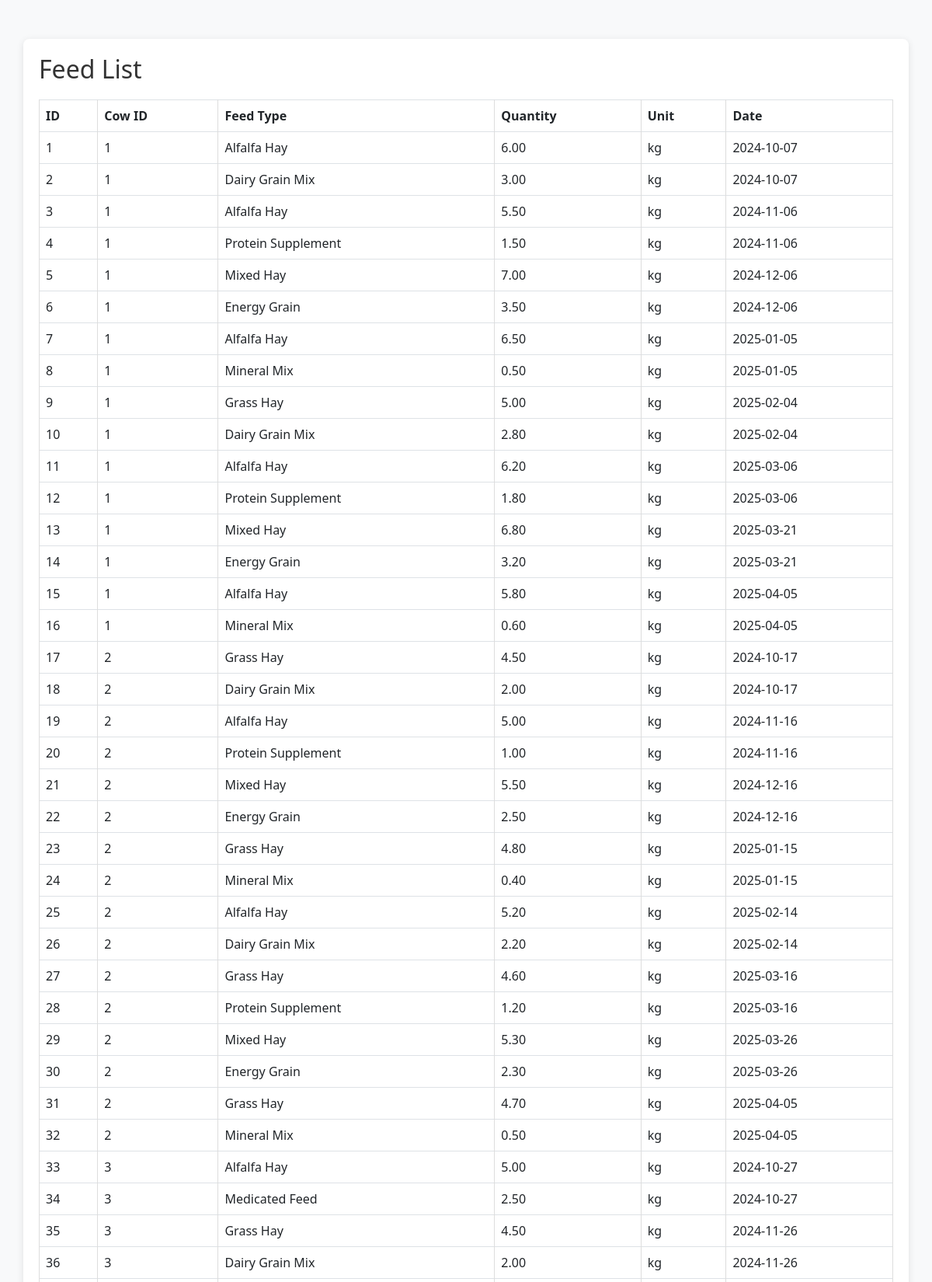
Screenshot of /Farm/views/feed/list.php (signed in, upper part) with the database file from the repository.
### tables this page shows
CREATE TABLE `feed_records` (
  `id` int(11) NOT NULL,
  `cow_id` varchar(50) NOT NULL,
  `date` date NOT NULL,
  `feed_type` varchar(255) NOT NULL,
  `quantity` decimal(10,2) NOT NULL,
  `unit` varchar(50) NOT NULL
);

### Farm/models/FeedRecord.php (called while the page is built, shortened)
<?php
class FeedRecord {
    private $pdo;
    public function __construct($pdo) {
        $this->pdo = $pdo;
    }
    public function getAllFeedRecords(int $cowId = null, string $startDate = null, string $endDate = null): array {
        try {
            $sql = "SELECT * FROM feed_records WHERE 1";
            $params = [];
            $stmt = $this->pdo->prepare($sql);
            $stmt->execute($params);
            return $stmt->fetchAll(PDO::FETCH_ASSOC);
        } catch (PDOException $e) {
            error_log("Database error (getAllFeedRecords): " . $e->getMessage());
            return [];
        }
    }
}
?>

### Farm/Views/feed/list.php (the view, shortened to what this page needs)
<?php
require_once '../../config/database.php';
require_once '../../models/FeedRecord.php';
$feedRecord = new FeedRecord($pdo);
$feeds = $feedRecord->getAllFeedRecords();
?>
<!DOCTYPE html>
<html lang="en">
<head>
    <link href="https://cdn.jsdelivr.net/npm/bootstrap@5.3.0/dist/css/bootstrap.min.css" rel="stylesheet">
</head>
<body>
    <div class="container">
        <h2>Feed List</h2>
        <table class="table table-bordered table-responsive">
            <thead>
                <tr>
                    <th>ID</th>
                    <th>Cow ID</th>
                    <th>Feed Type</th>
                    <th>Quantity</th>
                    <th>Unit</th>
                    <th>Date</th>
                </tr>
            </thead>
            <tbody>
                <?php foreach ($feeds as $feedData): ?>
                    <tr>
                        <td><?php echo htmlspecialchars($feedData['id']); ?></td>
                        <td><?php echo htmlspecialchars($feedData['cow_id']); ?></td>
                        <td><?php echo htmlspecialchars($feedData['feed_type']); ?></td>
                        <td><?php echo htmlspecialchars($feedData['quantity']); ?></td>
                        <td><?php echo htmlspecialchars($feedData['unit']); ?></td>
                        <td><?php echo date('Y-m-d', strtotime($feedData['date'])); ?></td>
                    </tr>
                <?php endforeach; ?>
            </tbody>
        </table>
    </div>
</body>
</html>

### Farm/Views/feed/list.php (style rules this page uses)
body { background-color: #f8f9fa; }
.container { background-color: white; border-radius: 8px; box-shadow: 0 2px 10px rgba(0, 0, 0, 0.1); padding: 20px; margin-top: 50px; }
h2 { color: #333; margin-bottom: 20px; }
table { width: 100%; margin-top: 20px; }
th, td { border: 1px solid #ddd; padding: 8px; text-align: left; }
th { background-color: #f2f2f2; }

### rows the page displays
feed_records: id "1", cow "1", feed_type "Alfalfa Hay", quantity "6.00", unit "kg", date "2024-10-07"
feed_records: id "2", cow "1", feed_type "Dairy Grain Mix", quantity "3.00", unit "kg", date "2024-10-07"
feed_records: id "3", cow "1", feed_type "Alfalfa Hay", quantity "5.50", unit "kg", date "2024-11-06"
feed_records: id "4", cow "1", feed_type "Protein Supplement", quantity "1.50", unit "kg", date "2024-11-06"
feed_records: id "5", cow "1", feed_type "Mixed Hay", quantity "7.00", unit "kg", date "2024-12-06"
feed_records: id "6", cow "1", feed_type "Energy Grain", quantity "3.50", unit "kg", date "2024-12-06"
feed_records: id "7", cow "1", feed_type "Alfalfa Hay", quantity "6.50", unit "kg", date "2025-01-05"
feed_records: id "8", cow "1", feed_type "Mineral Mix", quantity "0.50", unit "kg", date "2025-01-05"
feed_records: id "9", cow "1", feed_type "Grass Hay", quantity "5.00", unit "kg", date "2025-02-04"
feed_records: id "10", cow "1", feed_type "Dairy Grain Mix", quantity "2.80", unit "kg", date "2025-02-04"
feed_records: id "11", cow "1", feed_type "Alfalfa Hay", quantity "6.20", unit "kg", date "2025-03-06"
feed_records: id "12", cow "1", feed_type "Protein Supplement", quantity "1.80", unit "kg", date "2025-03-06"
feed_records: id "13", cow "1", feed_type "Mixed Hay", quantity "6.80", unit "kg", date "2025-03-21"
feed_records: id "14", cow "1", feed_type "Energy Grain", quantity "3.20", unit "kg", date "2025-03-21"
feed_records: id "15", cow "1", feed_type "Alfalfa Hay", quantity "5.80", unit "kg", date "2025-04-05"
feed_records: id "16", cow "1", feed_type "Mineral Mix", quantity "0.60", unit "kg", date "2025-04-05"
feed_records: id "17", cow "2", feed_type "Grass Hay", quantity "4.50", unit "kg", date "2024-10-17"
feed_records: id "18", cow "2", feed_type "Dairy Grain Mix", quantity "2.00", unit "kg", date "2024-10-17"
feed_records: id "19", cow "2", feed_type "Alfalfa Hay", quantity "5.00", unit "kg", date "2024-11-16"
feed_records: id "20", cow "2", feed_type "Protein Supplement", quantity "1.00", unit "kg", date "2024-11-16"
feed_records: id "21", cow "2", feed_type "Mixed Hay", quantity "5.50", unit "kg", date "2024-12-16"
feed_records: id "22", cow "2", feed_type "Energy Grain", quantity "2.50", unit "kg", date "2024-12-16"
feed_records: id "23", cow "2", feed_type "Grass Hay", quantity "4.80", unit "kg", date "2025-01-15"
feed_records: id "24", cow "2", feed_type "Mineral Mix", quantity "0.40", unit "kg", date "2025-01-15"
feed_records: id "25", cow "2", feed_type "Alfalfa Hay", quantity "5.20", unit "kg", date "2025-02-14"
feed_records: id "26", cow "2", feed_type "Dairy Grain Mix", quantity "2.20", unit "kg", date "2025-02-14"
feed_records: id "27", cow "2", feed_type "Grass Hay", quantity "4.60", unit "kg", date "2025-03-16"
feed_records: id "28", cow "2", feed_type "Protein Supplement", quantity "1.20", unit "kg", date "2025-03-16"
feed_records: id "29", cow "2", feed_type "Mixed Hay", quantity "5.30", unit "kg", date "2025-03-26"
feed_records: id "30", cow "2", feed_type "Energy Grain", quantity "2.30", unit "kg", date "2025-03-26"
feed_records: id "31", cow "2", feed_type "Grass Hay", quantity "4.70", unit "kg", date "2025-04-05"
feed_records: id "32", cow "2", feed_type "Mineral Mix", quantity "0.50", unit "kg", date "2025-04-05"
feed_records: id "33", cow "3", feed_type "Alfalfa Hay", quantity "5.00", unit "kg", date "2024-10-27"
feed_records: id "34", cow "3", feed_type "Medicated Feed", quantity "2.50", unit "kg", date "2024-10-27"
feed_records: id "35", cow "3", feed_type "Grass Hay", quantity "4.50", unit "kg", date "2024-11-26"
feed_records: id "36", cow "3", feed_type "Dairy Grain Mix", quantity "2.00", unit "kg", date "2024-11-26"
